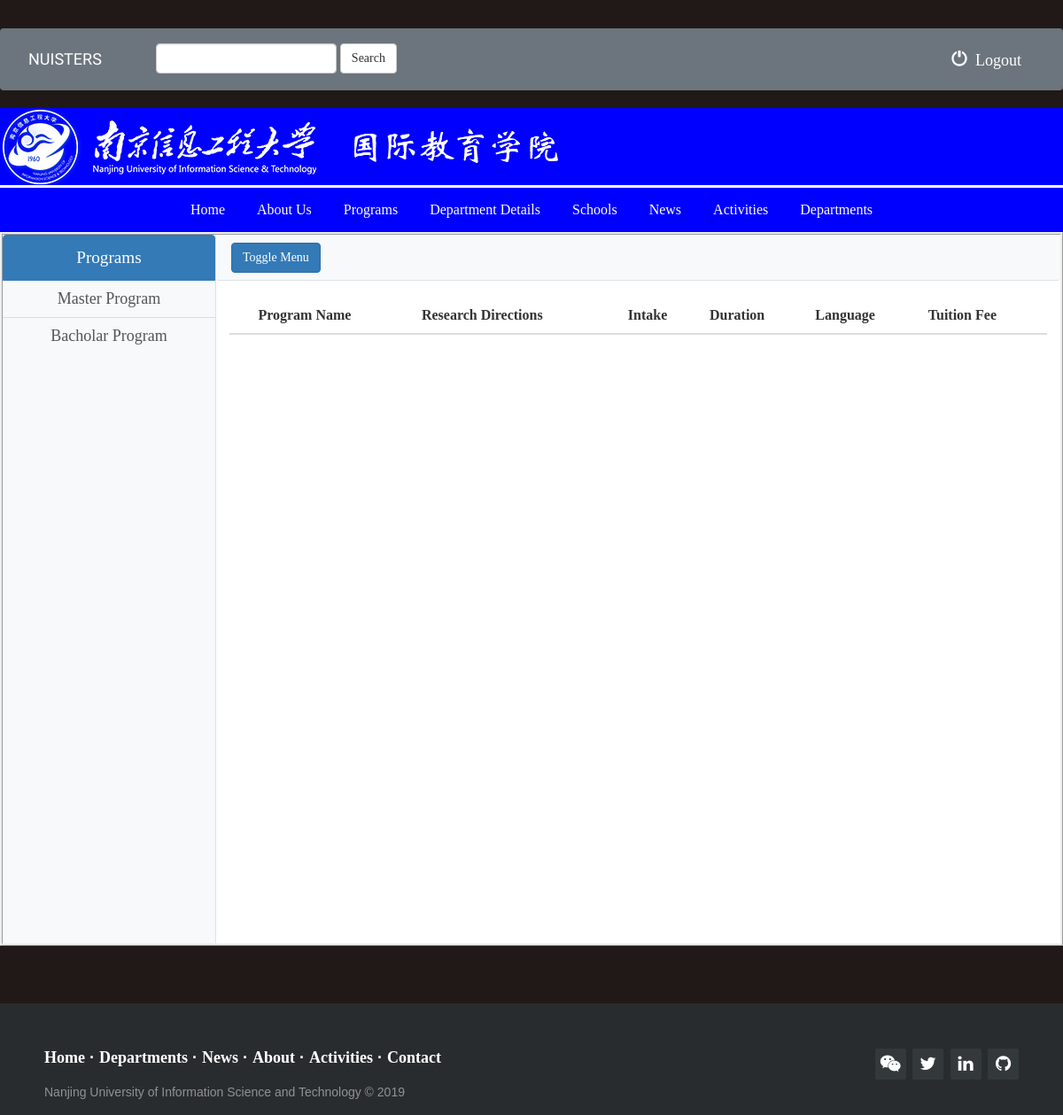
The app's page /nuistcis/programs_list/ with its own data.
### nuistcis/models.py (models this page shows)
class Websitelogo(models.Model):
    label = models.CharField(max_length=250)
    website_logo = models.ImageField(default='', upload_to="images/", blank=True, null=True)
    def __str__(self):
        return self.label

class Programstype(models.Model):
    programs_type_name = models.CharField(max_length=500)
    programs_type_description = models.TextField(max_length=10000)
    def __str__(self):
        return self.programs_type_name

### nuistcis/views.py (the view)
def programs_list(request):
    rogramstype = Programstype.objects.all()
    context = link_list()
    context['programtype'] = rogramstype
    print(context)
    return render(request, 'nuistcis/programs.html', context)

### nuistcis/models.py (called while the page is built)
    def __str__(self):
        return self.department_title + ' - ' + self.goal

    def __str__(self):
        return self.news_title

    def __str__(self):
        return self.school_name

    def __str__(self):
        return self.scholar_name

    def __str__(self):
        return self.program_name

    def __str__(self):
        return self.article_title

### nuistcis/views.py (called while the page is built)
def link_list():
    news = News.objects.all()
    departments = Department.objects.all()
    rogramstype = Programstype.objects.all()
    websitelogo = Websitelogo.objects.get(id=1)
    programs = Programs.objects.all()
    aboutus = Aboutus.objects.all()
    scholars = Excellentscholar.objects.all()
    school = Schools.objects.all()
    context = {
        'news': news,
        'departments': departments,
        'programtype': rogramstype,
        'aboutus': aboutus,
        'websitelogo': websitelogo,
        'school': school,
        'scholars': scholars,
        'programs': programs,
    }
    return context

### nuistcis/templates/nuistcis/programs.html (shortened to what this page needs)
{% extends 'nuistcis/base.html' %}
{% block body %}
<div class="d-flex" id="wrapper"  style="background-color:white ; border:ridge;">
    <div class="bg-light border-right" id="sidebar-wrapper">
      <div class="sidebar-heading list-group-item list-group-item-action active">
            Programs
      </div>
      <div class="list-group list-group-flush">
          {% for n in programtype %}
        <a href="{% url 'nuistcis:programs_listdetail' n.id %}" class="list-group-item list-group-item-action bg-light">{{ n.programs_type_name }}</a>
          {% endfor %}
      </div>
    </div>
    <div id="page-content-wrapper">
      <nav class="navbar navbar-expand-lg navbar-light bg-light border-bottom">
        <button class="btn btn-primary" id="menu-toggle">Toggle Menu</button>
      </nav>
      <div class="container-fluid">
        <table class="table table-striped">
      <thead>
        <tr>
          <th scope="col"></th>
          <th scope="col">Program Name </th>
          <th scope="col">Research   Directions </th>
          <th scope="col">Intake</th>
          <th scope="col">Duration</th>
          <th scope="col">Language</th>
          <th scope="col">Tuition Fee</th>
        </tr>
      </thead>
</table>
      </div>
    </div>
  </div>
{% endblock %}

### nuistcis/templates/nuistcis/base.html (shortened to what this page needs)
<!DOCTYPE html>
<html lang="en">
<head>
    {% load staticfiles %}
    <link rel="stylesheet" href="https://maxcdn.bootstrapcdn.com/bootstrap/3.3.6/css/bootstrap.min.css">
    <link rel="stylesheet" type="text/css" href="{% static 'nuistcis/style3.css' %}"/>
    <link rel="stylesheet" href="https://maxcdn.bootstrapcdn.com/bootstrap/4.0.0/css/bootstrap.min.css">
    <link rel="stylesheet" type="text/css" href="{% static 'nuistcis/footer-distributed.css' %}">
    <link rel="stylesheet" href="{% static 'nuistcis/demo.css' %}">
    <link rel="stylesheet" href="http://maxcdn.bootstrapcdn.com/font-awesome/4.2.0/css/font-awesome.min.css">
<link href="https://maxcdn.bootstrapcdn.com/bootstrap/3.3.7/css/bootstrap.min.css" rel="stylesheet">
<link href="{% static 'nuistcis/news-slider.css' %}" rel="stylesheet">
        <link rel="stylesheet" href="{% static 'nuistcis/lightslider.css' %}">
    <link rel="stylesheet" href="{% static 'nuistcis/csslider.light.css' %}">
    <link rel="stylesheet" href="{% static 'nuistcis/simple-sidebar.css' %}">
     <link rel="stylesheet" href="{% static 'nuistcis/teamstyle.css' %}">
        <link rel="stylesheet" href="{% static 'nuistcis/menu.css' %}">
     <link rel="stylesheet" href="{% static 'nuistcis/styleforprograms.css' %}">
     <link rel="stylesheet" href="{% static 'nuistcis/stylefordepartment.css' %}">
</head>
<body >
<nav class="navbar navbar-expand-md bg-secondary  text-white" >
    <div class="container-fluid">
        <div class="navbar-header">
            <a class="navbar-brand text-white" href="{% url 'nuistcis:index' %}">NUISTERS</a>
        </div>
        <div class="collapse navbar-collapse text-white" id="topNavBar">
            <form class="navbar-form navbar-left" role="search" method="get" action="{% url 'nuistcis:index' %}">
                <div class="form-group">
                    <input type="text" class="form-control" name="q" value="{{ request.GET.q }}">
                </div>
                <button type="submit" class="btn btn-default ">Search</button>
            </form>
            <ul class="nav navbar-nav navbar-right">
                <li>
                    <a href="{% url 'nuistcis:logout_user' %}" class="text-white">
                        <span class="glyphicon glyphicon-off" aria-hidden="true"></span>&nbsp; Logout
                    </a>
                </li>
            </ul>
        </div>
    </div>
</nav>
<div class="inner " style=" ;background-color: blue ;  height: %; ">
    <a href="{% url 'nuistcis:news_slider'%}">
      <img src="{{ websitelogo.website_logo.url }}" class="img-responsive"  />
    </a>
</div>
<div style=" ;background-color: blue ; border-top:solid; border-color:white ">
    <div class="dropdown" >
        <button class="dropbtn" style=" ;background-color: blue ;"> Home</button>
    </div>
    <div class="dropdown">
        <button class="dropbtn" style=" ;background-color: blue ;"> About Us</button>
    </div>
    <div class="dropdown">
           <button class="dropbtn" style=" ;background-color: blue ;">Programs</button>
    </div>
    <div class="dropdown">
           <button class="dropbtn" style=" ;background-color: blue ;">Department Details</button>
    </div>
        <div class="dropdown">
           <button class="dropbtn" style=" ;background-color: blue ;">Schools</button>
    </div>
    <div class="dropdown">
           <button class="dropbtn" style=" ;background-color: blue ;">News</button>
    </div>
      <div class="dropdown">
           <button class="dropbtn" style=" ;background-color: blue ;">Activities</button>
    </div>
        <div class="dropdown">
           <button class="dropbtn" style=" ;background-color: blue ;">Departments</button>
    </div>
</div>
{% block body %}
{% endblock %}
{% include 'nuistcis/footer.html' %}
</body>
</html>

### nuistcis/static/nuistcis/style3.css (style rules this page uses)
html { position:relative; min-height:100%; }
body { background: white url("images/background.png"); font-family: "Times New Roman", Times, serif; font-size: 18px; padding: 2rem 0rem; }
a { font-family: "Times New Roman", Times, serif; font-size: 18px; target="_blank"; }
.navbar { border-radius: 0; }
.navbar-brand { font-family: 'Satisfy', cursive; }

### nuistcis/static/nuistcis/demo.css (style rules this page uses)
* { padding:0; margin:0; }
html { background-color: #eaf0f2; }
body { font:14px/1.5 Arial, Helvetica, sans-serif; }

### nuistcis/static/nuistcis/lightslider.css (style rules this page uses)
* { margin: 0; padding: 0; }
ul, ol { padding-left: 40px; }
html, body { height: 100%; text-align: center; font: 400 100% 'Raleway', 'Lato'; color: #333; background-color: #FFF; background-image: -webkit-radial-gradient(50% 10%, ellipse farthest-corner, #ffffff 35%, #cccccc); background-image: -moz-radial-gradient(50% 10%, ellipse farthest-corner, #ffffff 35%, #cccccc); background-image: -ms-radial-gradient(50% 10%, ellipse farthest-corner, #ffffff 35%, #cccccc); background-image: -o-radial-gradient(50% 10%, ellipse farthest-corner, #ffffff 35%, #cccccc); background-image: radial-gradient(farthest-corner ellipse at 50% 10%, #ffffff 35%, #cccccc); }

### nuistcis/static/nuistcis/simple-sidebar.css (style rules this page uses)
body { overflow-x: hidden; }
#sidebar-wrapper { min-height: 100vh; margin-left: -15rem; -webkit-transition: margin .25s ease-out; -moz-transition: margin .25s ease-out; -o-transition: margin .25s ease-out; transition: margin .25s ease-out; }
#sidebar-wrapper .sidebar-heading { padding: 0.875rem 1.25rem; font-size: 1.2rem; }
#sidebar-wrapper .list-group { width: 15rem; }
#page-content-wrapper { min-width: 100vw; }
@media (min-width: 768px) { #sidebar-wrapper { margin-left: 0; } }
@media (min-width: 768px) { #page-content-wrapper { min-width: 0; width: 100%; } }

### nuistcis/static/nuistcis/teamstyle.css (style rules this page uses)
ul { margin:0; padding:0; list-style:none; }

### nuistcis/static/nuistcis/menu.css (style rules this page uses)
.dropbtn { background-color: #4CAF50; color: white; padding: 16px; font-size: 16px; border: none; }
.dropdown { position: relative; display: inline-block; }

### nuistcis/static/nuistcis/styleforprograms.css (style rules this page uses)
body { background-color: #e2e2e2; min-width: 960px; margin: 0; }
img { display: block; border: 0; }

### nuistcis/static/nuistcis/stylefordepartment.css (style rules this page uses)
body { background: #211917 url(../images/bg-body.png) repeat-y center top; font-family: "QuattrocentoSans-Regular"; margin: 0; }
img { border: 0; }

### records on screen
Websitelogo: website_logo (picture)
Programstype: programs_type_name "Master Program"
Programstype: programs_type_name "Bacholar Program"
